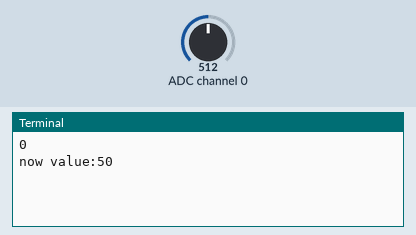
Bench run of a program on a simulated Raspberry Pi (BCM pin numbers). On the bench: the last lines printed to the terminal. The test bench sets the inputs (shaded band); at power-on: ADC channel 0 = 512 (analog values on the 0–1023 scale). Each call to the cloud database takes 0.3 s, and an entry nobody has set reads as its off value or as empty; the desktop window is not drawn, its controls go by their first labels and the mouse button is held 0.15 s; threads take turns every 2 ms.

Above: at 1.5 s.
1.6 s: ADC channel 0 set to 716
At 2.8 s:
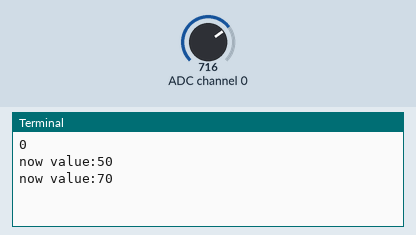
3.1 s: ADC channel 0 set to 900
At 3.1 s:
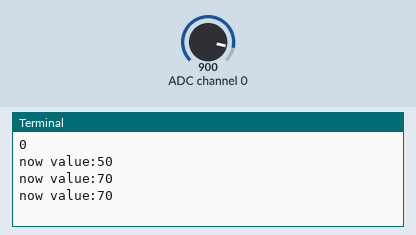
Timing chart, 0 to 6.1 s (numbered marks = the images above; inputs shaded):
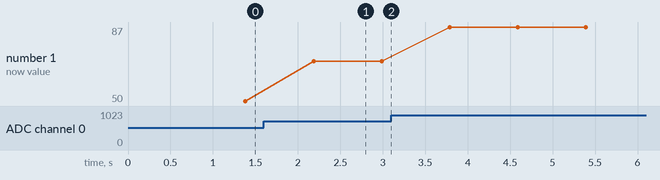

Measured:
- after the input at 1.6 s, the terminal: prints a new line after 0.58 s (image 1)
- plotted number 1: 50 → 70 after the input at 1.6 s, 70 → 87 after the input at 3.1 s

The program:

window_channel0.py
```python
from tkinter import *
from gpiozero import MCP3008
import firebase_admin
from firebase_admin import credentials
from firebase_admin import db
from threading import Timer

class MCP3008app:
    def __init__(self,w):
        self.window = w;
        self.channel0 = MCP3008(0);
        cred = credentials.Certificate('/home/pi/Documents/iotjuliehuang-firebase-adminsdk-ybec6-82ef2edbfa.json')
        firebase_admin.initialize_app( cred, {
    'databaseURL': 'https://iotjuliehuang.firebaseio.com/',
    'databaseAuthVariableOverride': {'uid':'JlmvIDjr8Zav0Uubve5WMIvfoRW2'}
})
        self.registerRef = ref = db.reference('raspberrypi/MCP3008/register')
        print(self.registerRef.get())
        self.createGUI();
        try:
            self.listener = self.registerRef.listen(self.listenerJob)
        except FirebaseError as error:
            pass;
        Timer(1.0,self.checkRegister).start();


    def createGUI(self):
        mainFrame = Frame(self.window,borderwidth=2,relief=GROOVE);
        Label(mainFrame,text="可變電阻:").pack(anchor=W,padx=5,pady=5);
        self.scaleValue = DoubleVar();
        self.scaleValue.set(67)
        Scale(mainFrame,from_=0, to=100,variable=self.scaleValue, orient=HORIZONTAL,length=400,state=DISABLED).pack()


        mainFrame.pack(padx=30,pady=30);

    def checkRegister(self):
        value = int(self.channel0.value *100);
        print("now value:{}".format(value));
        self.registerRef.set(value);
        Timer(0.5,self.checkRegister).start();

    def listenerJob(self, event):
        self.scaleValue.set(event.data);


if __name__ == "__main__":
    window = Tk();
    window.title("MCP3008");
    window.option_add("*font",("verdana",18));
    window.option_add("*background","#068587");
    window.option_add("*foreground", "#ffffff");
    app = MCP3008app(w=window);
    window.mainloop();
```
